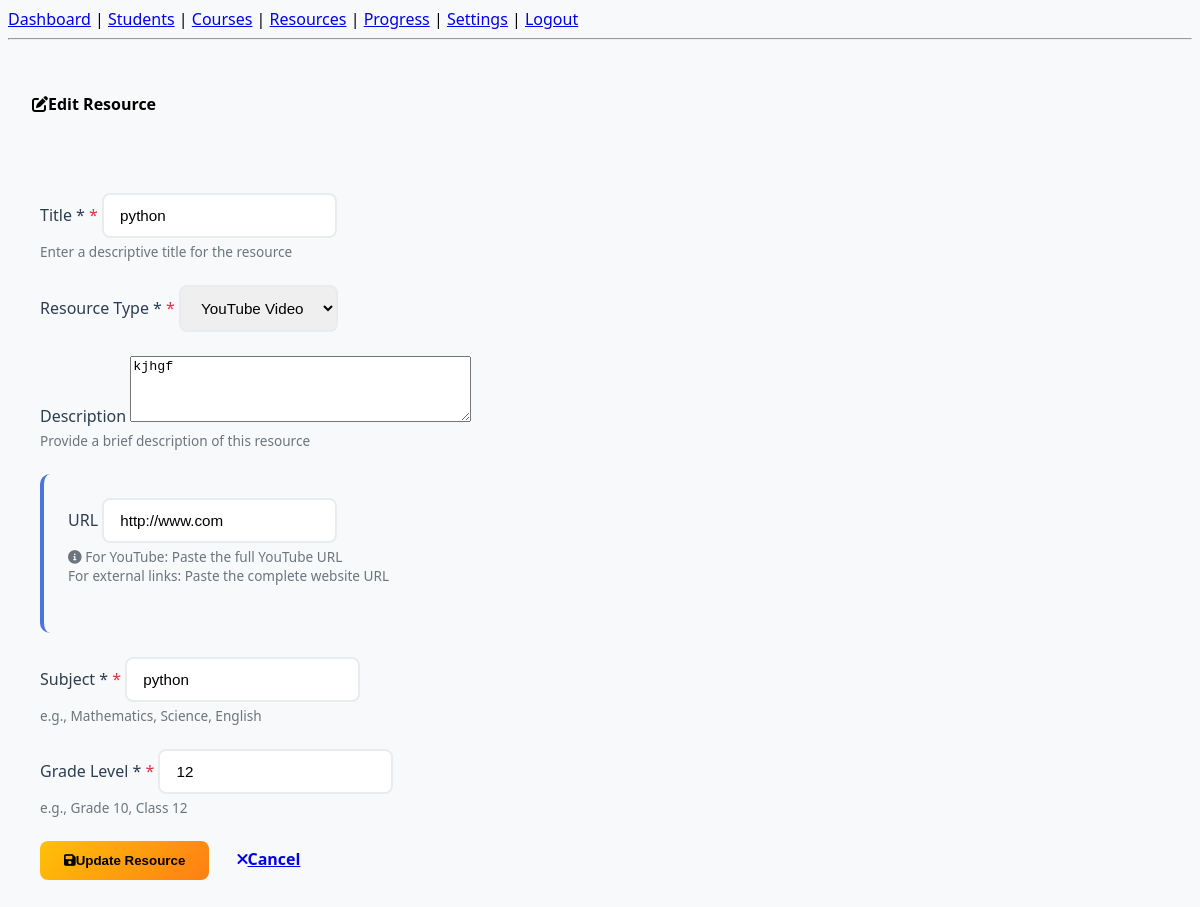
Page /edit_resource/3/ (signed in) on the committed database.
### core/models.py (models this page shows, shortened)
class Resource(models.Model):
    RESOURCE_TYPES = [
        ('pdf', 'PDF File'),
        ('youtube', 'YouTube Video'),
        ('link', 'External Link'),
        ('video', 'Video File'),
    ]
    title = models.CharField(max_length=200)
    description = models.TextField(blank=True)
    resource_type = models.CharField(max_length=10, choices=RESOURCE_TYPES)
    pdf_file = models.FileField(upload_to='resources/pdfs/', blank=True, null=True)
    video_file = models.FileField(upload_to='resources/videos/', blank=True, null=True)
    url = models.URLField(blank=True)
    subject = models.CharField(max_length=100)
    grade_level = models.CharField(max_length=50, null=True, blank=True)
    created_at = models.DateTimeField(auto_now_add=True)
    created_by = models.ForeignKey(User, on_delete=models.CASCADE, null=True, blank=True)

### core/views.py (the view)
# urls.py: path('edit_resource/<int:resource_id>/', views.edit_resource, name='edit_resource'),
@login_required
def edit_resource(request, resource_id):
    if not request.user.is_staff and not request.user.is_superuser:
        messages.error(request, "Access denied!")
        return redirect('home')
    resource = get_object_or_404(Resource, id=resource_id)
    if request.method == 'POST':
        form = ResourceForm(request.POST, request.FILES, instance=resource)
        if form.is_valid():
            try:
                form.save()
                messages.success(request, "Resource updated successfully!")
                return redirect('resources')
            except Exception as e:
                messages.error(request, f"Error updating resource: {str(e)}")
        else:
            messages.error(request, "Please correct the errors below.")
    else:
        form = ResourceForm(instance=resource)
    return render(request, 'admin_panel/edit_resource.html', {
        'form': form,
        'resource': resource
    })

### core/forms.py (shortened to what this page needs)
class ResourceForm(forms.ModelForm):
    class Meta:
        model = Resource
        fields = ['title', 'description', 'resource_type', 'pdf_file', 'video_file', 'url', 'subject', 'grade_level']
        widgets = {
            'description': forms.Textarea(attrs={'rows': 4}),
            'title': forms.TextInput(attrs={'class': 'form-control'}),
            'resource_type': forms.Select(attrs={'class': 'form-control'}),
            'pdf_file': forms.FileInput(attrs={'class': 'form-control'}),
            'video_file': forms.FileInput(attrs={'class': 'form-control'}),
            'url': forms.URLInput(attrs={'class': 'form-control', 'placeholder': 'https://...'}),
            'subject': forms.TextInput(attrs={'class': 'form-control'}),
            'grade_level': forms.TextInput(attrs={'class': 'form-control'}),
        }

### core/templates/admin_panel/edit_resource.html (shortened to what this page needs)
{% extends 'admin_panel/base.html' %}
{% load static %}
{% block content %}
<div class="container mt-4">
    <div class="row justify-content-center">
        <div class="col-md-10">
            <div class="card shadow">
                <div class="card-header bg-warning text-dark">
                    <h4 class="mb-0"><i class="fas fa-edit me-2"></i>Edit Resource</h4>
                </div>
                <div class="card-body">
                    <form method="post" enctype="multipart/form-data" class="needs-validation" novalidate>
                        <div class="row">
                            <div class="col-md-6">
                                <div class="form-group mb-3">
                                    <label for="{{ form.title.id_for_label }}" class="form-label fw-bold">Title *</label>
                                    {{ form.title }}
                                    <div class="form-text">Enter a descriptive title for the resource</div>
                                </div>
                            </div>
                            <div class="col-md-6">
                                <div class="form-group mb-3">
                                    <label for="{{ form.resource_type.id_for_label }}" class="form-label fw-bold">Resource Type *</label>
                                    {{ form.resource_type }}
                                </div>
                            </div>
                        </div>
                        <div class="form-group mb-3">
                            <label for="{{ form.description.id_for_label }}" class="form-label fw-bold">Description</label>
                            {{ form.description }}
                            <div class="form-text">Provide a brief description of this resource</div>
                        </div>
                        <div id="link-fields" class="resource-field">
                            <div class="form-group mb-3">
                                <label for="{{ form.url.id_for_label }}" class="form-label fw-bold">URL</label>
                                {{ form.url }}
                                <div class="form-text">
                                    <i class="fas fa-info-circle me-1"></i>
                                    For YouTube: Paste the full YouTube URL<br>
                                    For external links: Paste the complete website URL
                                </div>
                            </div>
                        </div>
                        <div class="row">
                            <div class="col-md-6">
                                <div class="form-group mb-3">
                                    <label for="{{ form.subject.id_for_label }}" class="form-label fw-bold">Subject *</label>
                                    {{ form.subject }}
                                    <div class="form-text">e.g., Mathematics, Science, English</div>
                                </div>
                            </div>
                            <div class="col-md-6">
                                <div class="form-group mb-3">
                                    <label for="{{ form.grade_level.id_for_label }}" class="form-label fw-bold">Grade Level *</label>
                                    {{ form.grade_level }}
                                    <div class="form-text">e.g., Grade 10, Class 12</div>
                                </div>
                            </div>
                        </div>
                        <div class="d-flex gap-2 mt-4">
                            <button type="submit" class="btn btn-warning px-4">
                                <i class="fas fa-save me-2"></i>Update Resource
                            </button>
                            <a href="{% url 'resources' %}" class="btn btn-outline-secondary px-4">
                                <i class="fas fa-times me-2"></i>Cancel
                            </a>
                        </div>
                    </form>
                </div>
            </div>
        </div>
    </div>
</div>
<link rel="stylesheet" href="https://cdnjs.cloudflare.com/ajax/libs/font-awesome/6.0.0/css/all.min.css">
{% endblock %}

### core/templates/admin_panel/edit_resource.html (style rules this page uses)
body { background-color: #f8f9fa; font-family: 'Segoe UI', Tahoma, Geneva, Verdana, sans-serif; }
.card { border: none; border-radius: 15px; overflow: hidden; }
.card-header { border-radius: 15px 15px 0 0 !important; padding: 1.5rem; }
.card-body { padding: 2rem; }
.form-group { margin-bottom: 1.5rem; }
.form-label { color: #2c3e50; margin-bottom: 0.5rem; }
.form-control, .form-select { border: 2px solid #e9ecef; border-radius: 8px; padding: 0.75rem 1rem; font-size: 0.95rem; transition: all 0.3s ease; }
.form-text { font-size: 0.85rem; color: #6c757d; margin-top: 0.25rem; }
.btn { border-radius: 8px; padding: 0.75rem 1.5rem; font-weight: 600; transition: all 0.3s ease; }
.btn-warning { background: linear-gradient(135deg, #ffc107, #fd7e14); border: none; color: #000; }
.resource-field { margin-bottom: 1.5rem; padding: 1.5rem; background: #f8f9fa; border-radius: 10px; border-left: 4px solid #4e73df; }
.form-label[for*="title"]::after, .form-label[for*="resource_type"]::after, .form-label[for*="subject"]::after, .form-label[for*="grade_level"]::after { content: " *"; color: #dc3545; }

### rows in the picture
Resource: title "python", resource_type "YouTube Video", description "kjhgf", url "http://www.com", subject "python", grade_level "12"
